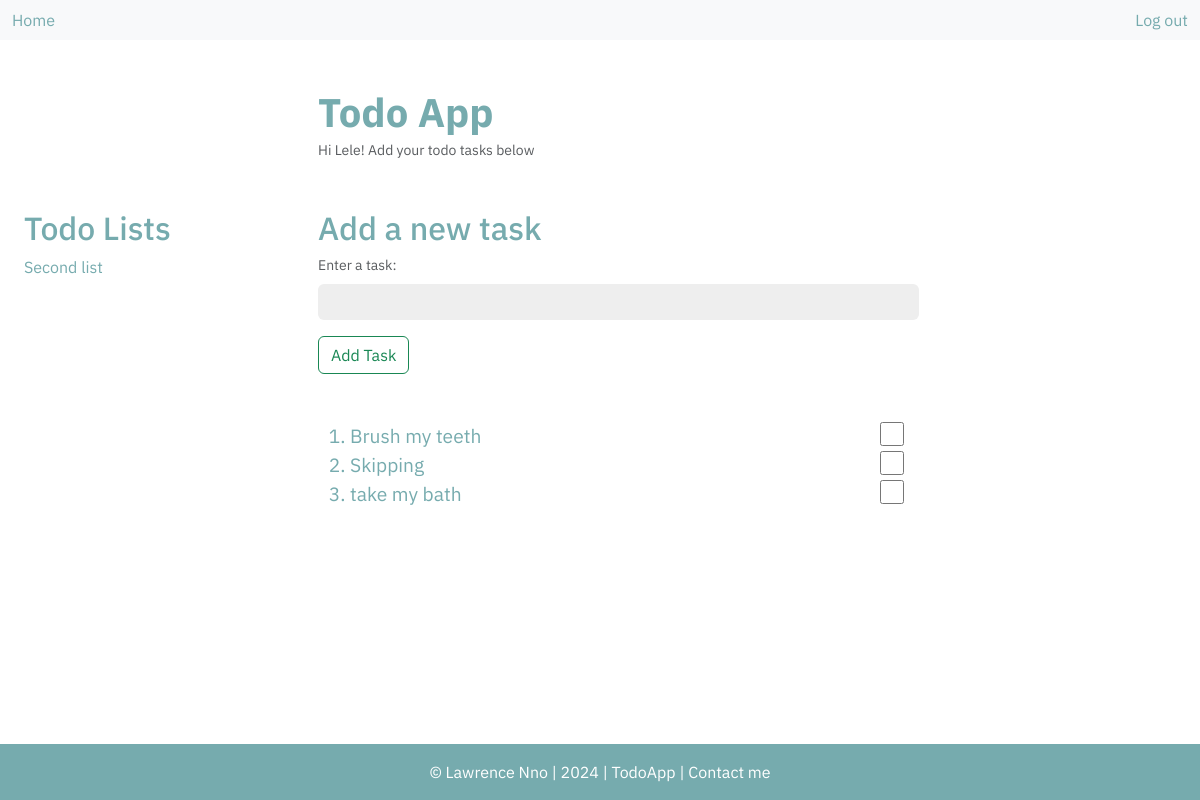
/list/2 (signed in), run on the app's committed database.
### main.py (models this page shows)
class User(db.Model, UserMixin):
    id: Mapped[int] = mapped_column(primary_key=True)
    email: Mapped[str] = mapped_column(unique=True)
    username: Mapped[str] = mapped_column(unique=True)
    password: Mapped[str]
    user_list: Mapped[str] = relationship("TodoList", back_populates="list_user")

class TodoList(db.Model):
    id: Mapped[int] = mapped_column(primary_key=True)
    list: Mapped[str] = mapped_column(unique=True)
    todo_tasks: Mapped[str] = relationship("TodoTask", back_populates="todolist")
    list_user: Mapped[str] = relationship("User", back_populates="user_list")
    list_user_id: Mapped[str] = mapped_column(ForeignKey("user.id"))

class TodoTask(db.Model):
    id: Mapped[int] = mapped_column(primary_key=True)
    task: Mapped[str]
    todolist: Mapped[str] = relationship("TodoList", back_populates="todo_tasks")
    todolist_id: Mapped[str] = mapped_column(ForeignKey("todo_list.id"))

### main.py (the view, shortened to what this page needs)
@app.route('/list/<list_id>', methods=["GET", "POST"])
@login_required
def list_page(list_id):
    form = TaskForm()
    todo_list = db.session.execute(db.select(TodoList).where(TodoList.id == list_id)).scalar()
    todo_tasks = db.session.query(TodoTask).filter_by(todolist_id=list_id)
    task_data = form.new_task.data
    return render_template('list.html', form=form, todo_list=todo_list, todo_tasks=todo_tasks, logged_in=current_user.is_authenticated, footer_time=footer_time)

### main.py
class TaskForm(FlaskForm):
    new_task = StringField(label="Enter a task:", validators=[input_required()], render_kw={"placeholder": "", "class": "form-control mb-3"})
    submit = SubmitField(label="Add Task", render_kw={"class": "btn btn-outline-success"})

### main.py (called while the page is built)
@login_manager.user_loader
def load_user(user_id):
    return db.session.execute(db.select(User).where(User.id == user_id)).scalar()

    def __call__(self, environ, start_response):
        method = environ.get('HTTP_X_HTTP_METHOD_OVERRIDE', '').upper()
        if method in self.allowed_methods:
            environ['REQUEST_METHOD'] = method
        if method in self.bodyless_methods:
            environ['CONTENT_LENGTH'] = '0'
        return self.app(environ, start_response)

### templates/list.html (shortened to what this page needs)
<!doctype html>
<html lang="en">
  <head>
    <link href="https://cdn.jsdelivr.net/npm/bootstrap@5.3.3/dist/css/bootstrap.min.css" rel="stylesheet">
    <link rel="stylesheet" href="{{ url_for('static', filename='css/style.css') }}">
  </head>
  <body>
    <nav class="navbar navbar-expand-lg bg-body-tertiary">
      <div class="container-fluid">
        <a class="nav-link active" aria-current="page" href="{{ url_for('index') }}">Home</a>
        <div class="ms-auto">
        {% if not logged_in: %}
        <a class="nav-link active" aria-current="page" href="{{ url_for('login') }}">Log in</a>
        {% else: %}
        <a class="nav-link active" aria-current="page" href="{{ url_for('logout') }}">Log out</a>
        {% endif %}
        </div>
      </div>
    </nav>
    <div class="container-fluid">
      <div class="container-fluid">
        <div class="row">
          <div class="col">
          </div>
            <div class="col-9">
              <a href="{{ url_for('index') }}" class="index-lists"><h1 class="todoapp">Todo App</h1></a>
              <div class="welcome-msg">Hi {{ current_user.username }}! Add your todo tasks below</div>
            </div>
        </div>
        <div class="row">
          <div class="col">
            <a href="{{ url_for('index') }}" class="index-lists"><h2>Todo Lists</h2></a>
              <p class="list-list">{{ todo_list.list }}</p>
          </div>
          <div class="col-9">
            <h2>Add a new task</h2>
            <form method="POST">
              <div class="form-text">{{ form.new_task.label }}</div>
              {{ form.new_task }}
              {{ form.submit }}
            </form>
            <br>
            <br>
            <div class="tasklist-div">
              <ol class="itemList">
                {% for task in todo_tasks %}
                <li class="link-item task-link">
                  <a id="{{ task.id }}" href="#" class="main-link taskText">{{ task.task }}</a>
                  <div class="done-div">
                    <input id="checkbox{{ task.id }}" class="check" type="checkbox" name="done">
                  </div>
                </li>
                {% endfor %}
              </ol>
           </div>
          </div>
        </div>
      </div>
    </div>
    <div style="height: 3rem;"></div>
    <div class="footer text-center">
      <div class="footer-text">&copy; <a class="footer-link" href="https://lawrence-nno.online">Lawrence Nno</a> | {{ footer_time }} | TodoApp | <a class="footer-link" href="https://lawrence-nno.online/#contact">Contact me</a></div>
    </div>
  </body>
</html>

### static/css/style.css (style rules this page uses)
body { font-family: "IBM Plex Sans", sans-serif; position: relative; min-height: 100vh; color: #76ABAE; }
h1 { font-weight: 700; }
.todoapp { margin: 3rem 0 0 0; }
.welcome-msg { margin-bottom: 3rem; margin-top: .25rem; font-size: .875em; color: var(--bs-secondary-color); }
.form-control { width: 70%; background-color: #EEEEEE; border: None; }
.form-control::placeholder { color: #76ABAE; opacity: 1; }
.form-text { margin-bottom: 0.5rem; }
.index-lists { text-decoration: None; color: #76ABAE; }
.main-link { text-decoration: None; color: #76ABAE; }
.done-div { display: inline; }
.check { width: 1.5rem; height: 1.5rem; float: right; margin-right: 17rem; accent-color: green; }
.link-item { font-size: 1rem; }
.task-link { font-size: 1.2rem; }
.footer { background-color: #76ABAE; color: white; position: absolute; bottom: 0; width: 100%; }
.footer-text { padding: 1rem; font-size: 1rem; }
.footer-link { text-decoration: none; color: white; }

### data on the page
User: username "Lele"
TodoList: list "Second list"
TodoTask: task "Brush my teeth"
TodoTask: task "Skipping"
TodoTask: task "take my bath"

### other printed values
{{ footer_time }} "2024"
